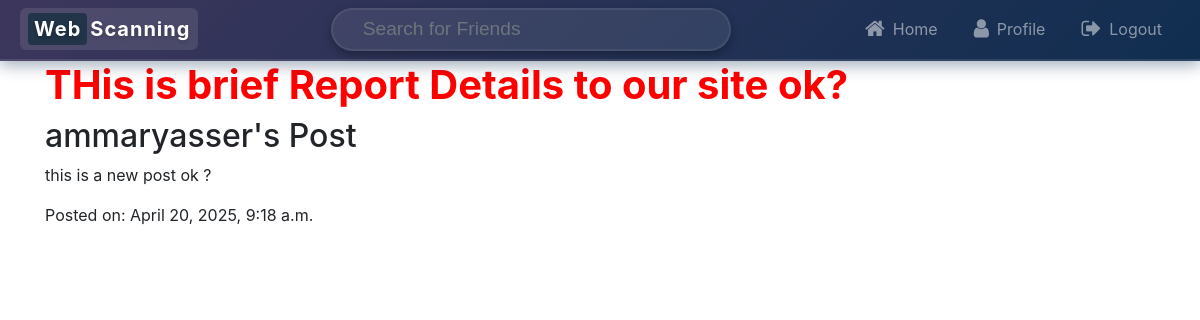
Screenshot of /post/brief/31/ (signed in) with the database file from the repository.
### core/models.py (models this page shows, shortened)
class Post(models.Model):
    user = models.ForeignKey(User, on_delete=models.CASCADE)
    caption = models.TextField(max_length=600 , null=False)
    date = models.DateTimeField(auto_now_add=True)
    target_url = models.URLField(default="https://example.com")
    description = models.TextField(blank=True, null=True)

class User(AbstractUser):
    profile_pic = models.ImageField(default='profile_pics/default.jpg',upload_to='profile_pics')
    bio = models.TextField(null = True ,max_length=500,blank=True,default='')

### core/views.py (the view)
# urls.py: path('post/brief/<int:id>/', post_brief, name='post_brief'),
@login_required(login_url='login_page')
def post_brief(request, id):
    post = get_object_or_404(Post, id=id)
    return render(request, 'post_brief.html', {'post': post})

### Templates/post_brief.html (shortened to what this page needs)
{%  extends 'base.html' %}
{% load crispy_forms_tags %}
{% block navbar %}
{%  include 'navbar.html' %}
{% endblock navbar %}
{% block content %}
<h1 style="color: #ff0000; font-weight: bold;">THis is brief Report Details to our site ok?</h1>
<h2>{{ post.user.username }}'s Post</h2>
<p>{{ post.caption }}</p>
<p>Posted on: {{ post.date }}</p>
{% endblock content %}

### rows the page displays
Post: user.username "ammaryasser", caption "this is a new post ok ?", date "April 20, 2025, 9:18 a.m."
